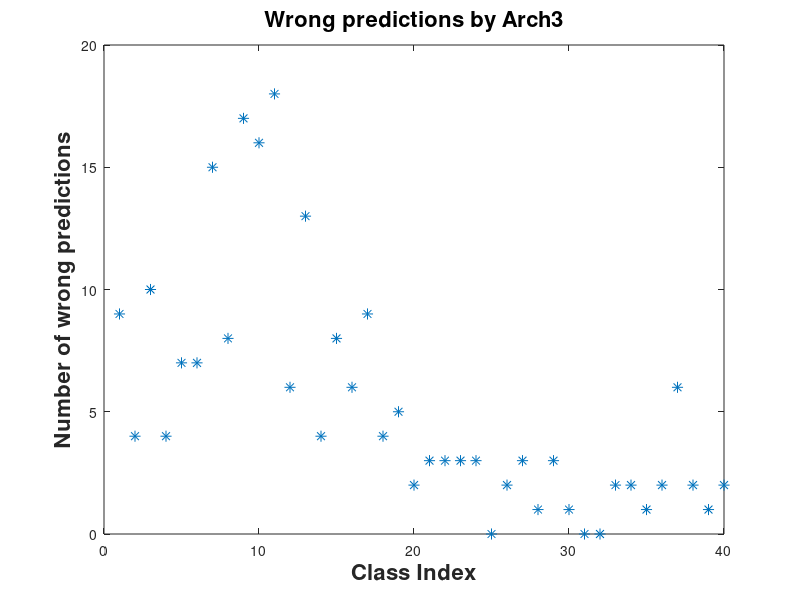

This figure's MATLAB source: (Note: this script raises an error after producing the figure.)
clear all;
clc;
close all;
load('cm_arch3.mat');
rm_dia = cm-diag(diag(cm));
axes = plot(sum(rm_dia,2),'*','markers',8);
classes = [0, 1, 2, 3, 4, 5, 6, 7, 8, 9, 10, 11, 12, 13, 14, 15, 16, 17, 18, 20, 21, 24, 25, 27, 28, 30, 32, 35, 36, 40, 42, 45, 48, 49, 54, 56, 63, 64, 72, 81];
xlabel('Class Index','fontweight','bold','fontsize',16);
title('Wrong predictions by Arch3','fontweight','bold','fontsize',16);
ylabel('Number of wrong predictions','fontweight','bold','fontsize',16);
x = [1:40];
dx = 0.2; dy = 0.2; % displacement so the text does not overlay the data points
b = strings(1,40);
s = sum(rm_dia,2);
for i =1:40
    b(i)=['(' num2str(classes(i)) ',' num2str(s(i)) ')'];
end

c = cellstr(b);
text(x+dx, sum(rm_dia,2)+dy, c,'FontSize', 14);
set(gca,'fontsize',20)